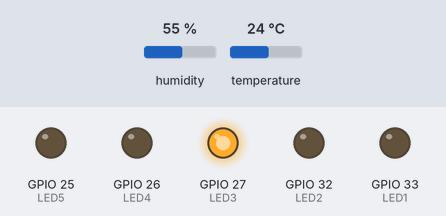
A sketch run on a simulated ESP32. Parts: output pins drawn as LEDs (lit = HIGH). Inputs (shaded band) come from the test bench; at power-on: humidity 55 %, temperature 24 °C. WiFi joins after 1.5 s; servers stay silent unless stated; what the sketch prints to the serial monitor is not drawn.

Above: at 3.2 s.
3.3 s: humidity set to 41 %
5.5 s: humidity set to 38 %
At 7.7 s:
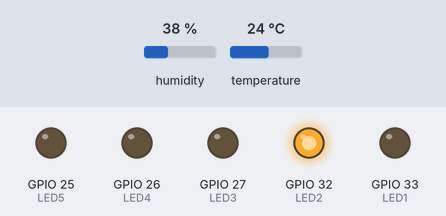
8.0 s: humidity set to 68 %
At 9.9 s:
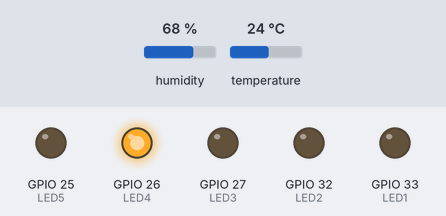
10.3 s: humidity set to 78 %
12.3 s: humidity set to 81 %
At 13.9 s:
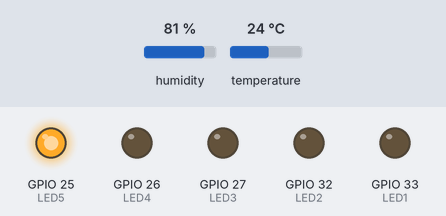
14.9 s: humidity set to 22 %
At 17.1 s:
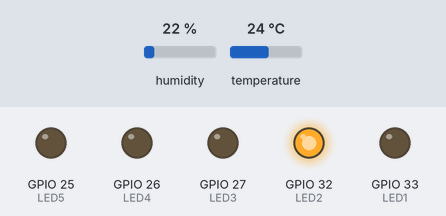
Timing chart, 0 to 18.1 s (numbered marks = the images above; inputs shaded):
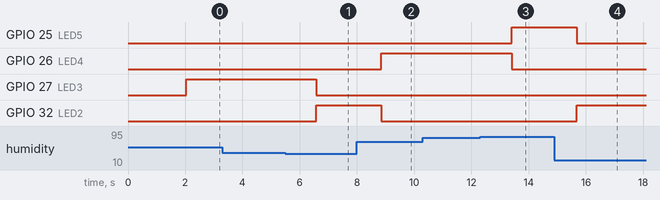

Measured:
- the behaviour switches between 40 and 39 % on humidity (found by bisection; images 0 and 1)
- the behaviour switches between 79 and 80 % on humidity (found by bisection; images 2 and 3)
- after the input at 5.5 s, GPIO 27 (LED3): HIGH → LOW after 1.1 s; GPIO 32 (LED2): LOW → HIGH after 1.1 s
- after the input at 8.0 s, GPIO 26 (LED4): LOW → HIGH after 0.85 s; GPIO 32 (LED2): HIGH → LOW after 0.85 s
- after the input at 12.3 s, GPIO 25 (LED5): LOW → HIGH after 1.1 s; GPIO 26 (LED4): HIGH → LOW after 1.1 s
- after the input at 14.9 s, GPIO 25 (LED5): HIGH → LOW after 0.78 s; GPIO 32 (LED2): LOW → HIGH after 0.78 s

The sketch:

TP3_Vicoria_Prokopiec_Manuel_Rao.ino
```cpp
#include <WiFi.h>
#include <WebServer.h>
#include <DHT.h>

const char* ssid = "ioTB";
const char* password = "inventaronelVAR";

WebServer server(80);

const int DHTPIN = 2;  // Pin digital al que está conectado el DHT11

// Configura los pines para los LEDs
#define LED1 33
#define LED2 32
#define LED3 27
#define LED4 26
#define LED5 25

#define DHTTYPE DHT11

DHT dht(DHTPIN, DHTTYPE);

int humedad = 0;

void setup() {

  pinMode(LED1, OUTPUT);
  pinMode(LED2, OUTPUT);
  pinMode(LED3, OUTPUT);
  pinMode(LED4, OUTPUT);
  pinMode(LED5, OUTPUT);

    // Inicializa la comunicación serie
  Serial.begin(9600);
  dht.begin();

  WiFi.begin(ssid, password);
  while (WiFi.status() != WL_CONNECTED) {
    delay(1000);
    Serial.println("Conectando a WiFi...");
  }
  Serial.println("Conectado a la red WiFi");

  // Configura la página web
  server.on("/", handleRoot);
  server.begin();
  Serial.println("Servidor web iniciado");

}

void loop() {
    server.handleClient();

  humedad = dht.readHumidity();

  // Verifica si la lectura es válida
  if (isnan(humedad)) {
    Serial.println("Error para leer el sensor de humedad");
    return;
  }

  Serial.print(F("Humidity: "));
  Serial.print(humedad);

  apagarTodos();

  if (humedad < 20) {
    digitalWrite(LED1, HIGH);
  } else if (humedad >= 20 && humedad < 40) {
    digitalWrite(LED2, HIGH);
  } else if (humedad >= 40 && humedad < 60) {
    digitalWrite(LED3, HIGH);
  } else if (humedad >= 60 && humedad < 80) {
    digitalWrite(LED4, HIGH);
  } else if (humedad >= 80) {
    digitalWrite(LED5, HIGH);
  }

  delay(750);
}

  void apagarTodos(){
  digitalWrite(LED1, LOW);
  digitalWrite(LED2, LOW);
  digitalWrite(LED3, LOW);
  digitalWrite(LED4, LOW);
  digitalWrite(LED5, LOW);
  }

void handleRoot() {
  String page = "<html>\
  <head>\
    <meta http-equiv='refresh' content='2' />\
    <style>\
      .bar { width: 100%; background-color: #ddd; }\
      .progress { height: 30px; background-color: #4CAF50; width:" + String(humedad) + "%;}\
    </style>\
  </head>\
  <body>\
    <h1>Humedad actual: " + String(humedad) + "%</h1>\
    <div class='bar'><div class='progress'></div></div>\
  </body>\
  </html>";

  server.send(200, "text/html", page);
}
```
